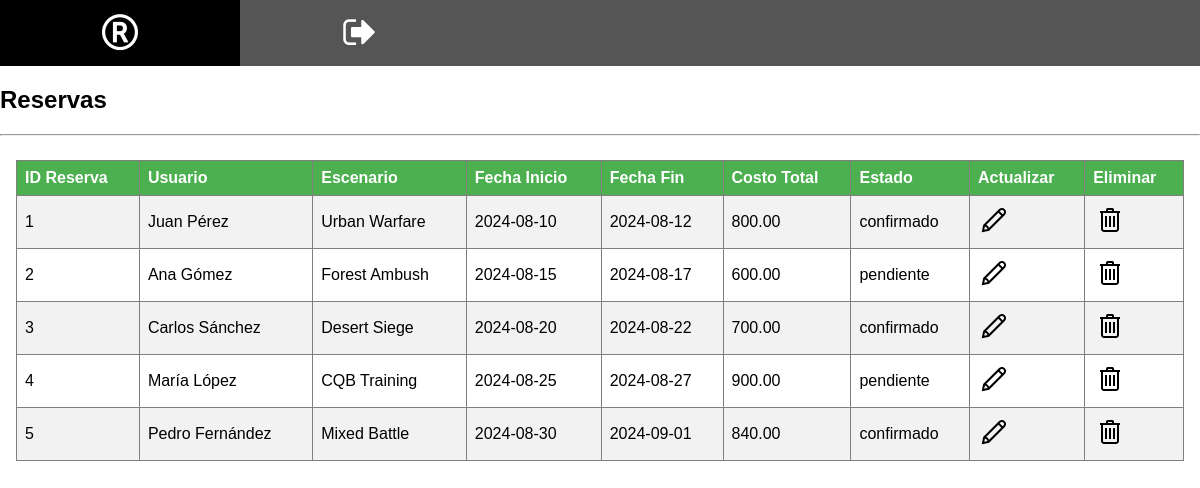
The page /reservas.php on the database its author committed.
### tables this page shows
CREATE TABLE IF NOT EXISTS tb_reservas (
    r_id INT AUTO_INCREMENT PRIMARY KEY,
    r_usuario_id INT,
    r_escenario_id INT,
    r_fecha_inicio DATE NOT NULL,
    r_fecha_fin DATE NOT NULL,
    r_costo_total DECIMAL(10, 2) NOT NULL,
    r_estado VARCHAR(50) NOT NULL,
    r_creada_en TIMESTAMP DEFAULT CURRENT_TIMESTAMP,
    r_actualizada_en TIMESTAMP DEFAULT CURRENT_TIMESTAMP ON UPDATE CURRENT_TIMESTAMP,
    r_contacto_nombre VARCHAR(255) NULL,
    r_contacto_correo VARCHAR(255) NULL,
    r_contacto_apellidos VARCHAR(255) NULL,
    FOREIGN KEY (r_usuario_id) REFERENCES tb_usuarios(u_id),
    FOREIGN KEY (r_escenario_id) REFERENCES tb_escenarios(e_id)
);

CREATE TABLE IF NOT EXISTS tb_usuarios (
    u_id INT AUTO_INCREMENT PRIMARY KEY,
    u_nombre VARCHAR(255) NOT NULL,
    u_email VARCHAR(255) NOT NULL UNIQUE,
    u_contrasena VARCHAR(255) NOT NULL,
    u_rol VARCHAR(50) NOT NULL,
    u_creado_en TIMESTAMP DEFAULT CURRENT_TIMESTAMP,
    u_actualizado_en TIMESTAMP DEFAULT CURRENT_TIMESTAMP ON UPDATE CURRENT_TIMESTAMP,
    u_session_token VARCHAR(255) NULL
);

CREATE TABLE IF NOT EXISTS tb_escenarios (
    e_id INT AUTO_INCREMENT PRIMARY KEY,
    e_nombre VARCHAR(255) NOT NULL,
    e_descripcion TEXT,
    e_ubicacion VARCHAR(255) NOT NULL,
    e_capacidad INT NOT NULL,
    e_categoria_id INT,
    e_precio_por_hora DECIMAL(10, 2) NOT NULL,
    e_precio_por_dia DECIMAL(10, 2) NOT NULL,
    e_creado_en TIMESTAMP DEFAULT CURRENT_TIMESTAMP,
    e_actualizado_en TIMESTAMP DEFAULT CURRENT_TIMESTAMP ON UPDATE CURRENT_TIMESTAMP,
    FOREIGN KEY (e_categoria_id) REFERENCES tb_categorias(c_id)
);

### reservas.php (the view, shortened to what this page needs)
<?php
include("config.php");
$query = "
    SELECT
        r.r_id,
        u.u_nombre AS usuario,
        e.e_nombre AS escenario,
        r.r_fecha_inicio,
        r.r_fecha_fin,
        r.r_costo_total,
        r.r_estado
    FROM tb_reservas r
    JOIN tb_usuarios u ON r.r_usuario_id = u.u_id
    JOIN tb_escenarios e ON r.r_escenario_id = e.e_id
";
$result = mysqli_query($mysqli, $query);
?>
<!DOCTYPE html>
<html lang="en">
<head>
    <link rel="stylesheet" type="text/css" href="css/mystyle1.css" />
</head>
<body>
    <div class="icon-bar">
        <a href="registro.php"><i class="fa fa-registered"></i></a>
        <a href="logout.php"><i class="fa fa-sign-out"></i></a>
    </div>
    <link rel="stylesheet" href="https://cdnjs.cloudflare.com/ajax/libs/font-awesome/5.15.4/css/all.min.css">
    <link rel="stylesheet" href="https://cdnjs.cloudflare.com/ajax/libs/font-awesome/4.7.0/css/font-awesome.min.css">
    <h2>Reservas</h2>
    <hr>
    <div class="container">
        <?php
        echo "<table border='1'>
        <tr>
            <th>ID Reserva</th>
            <th>Usuario</th>
            <th>Escenario</th>
            <th>Fecha Inicio</th>
            <th>Fecha Fin</th>
            <th>Costo Total</th>
            <th>Estado</th>
            <th>Actualizar</th>
            <th>Eliminar</th>
        </tr>";
        while ($row = mysqli_fetch_array($result)) {
            echo "<tr>";
            echo "<td>" . $row['r_id'] . "</td>";
            echo "<td>" . $row['usuario'] . "</td>";
            echo "<td>" . $row['escenario'] . "</td>";
            echo "<td>" . $row['r_fecha_inicio'] . "</td>";
            echo "<td>" . $row['r_fecha_fin'] . "</td>";
            echo "<td>" . $row['r_costo_total'] . "</td>";
            echo "<td>" . $row['r_estado'] . "</td>";
            echo "<td><a href='edit_reserva.php?id=" . $row['r_id'] . "'><img src='./images/icons8-Edit-32.png' alt='Edit'></a></td>";
            echo "<td><a href='delete_reserva.php?id=" . $row['r_id'] . "'><img src='./images/icons8-Trash-32.png' alt='Delete'></a></td>";
            echo "</tr>";
        }
        echo "</table>";
        ?>
    </div>
</body>
</html>

### css/mystyle1.css (style rules this page uses)
body { font-family: Verdana,sans-serif; margin:0 }
.container { padding: 16px; }
.icon-bar { width: 100%; background-color: #555; overflow: auto; }
.icon-bar a { float: left; width: 20%; text-align: center; padding: 12px 0; transition: all 0.3s ease; color: white; font-size: 36px; }
table { border-collapse: collapse; width: 100%; }
th, td { text-align: left; padding: 8px; }
tr:nth-child(even) { background-color: #f2f2f2 }
th { background-color: #4CAF50; color: white; }

### rows shown on the page
tb_reservas: r_id "1", r_usuario.u_nombre "Juan Pérez", r_escenario.e_nombre "Urban Warfare", r_fecha_inicio "2024-08-10", r_fecha_fin "2024-08-12", r_costo_total "800.00", r_estado "confirmado"
tb_reservas: r_id "2", r_usuario.u_nombre "Ana Gómez", r_escenario.e_nombre "Forest Ambush", r_fecha_inicio "2024-08-15", r_fecha_fin "2024-08-17", r_costo_total "600.00", r_estado "pendiente"
tb_reservas: r_id "3", r_usuario.u_nombre "Carlos Sánchez", r_escenario.e_nombre "Desert Siege", r_fecha_inicio "2024-08-20", r_fecha_fin "2024-08-22", r_costo_total "700.00", r_estado "confirmado"
tb_reservas: r_id "4", r_usuario.u_nombre "María López", r_escenario.e_nombre "CQB Training", r_fecha_inicio "2024-08-25", r_fecha_fin "2024-08-27", r_costo_total "900.00", r_estado "pendiente"
tb_reservas: r_id "5", r_usuario.u_nombre "Pedro Fernández", r_escenario.e_nombre "Mixed Battle", r_fecha_inicio "2024-08-30", r_fecha_fin "2024-09-01", r_costo_total "840.00", r_estado "confirmado"
